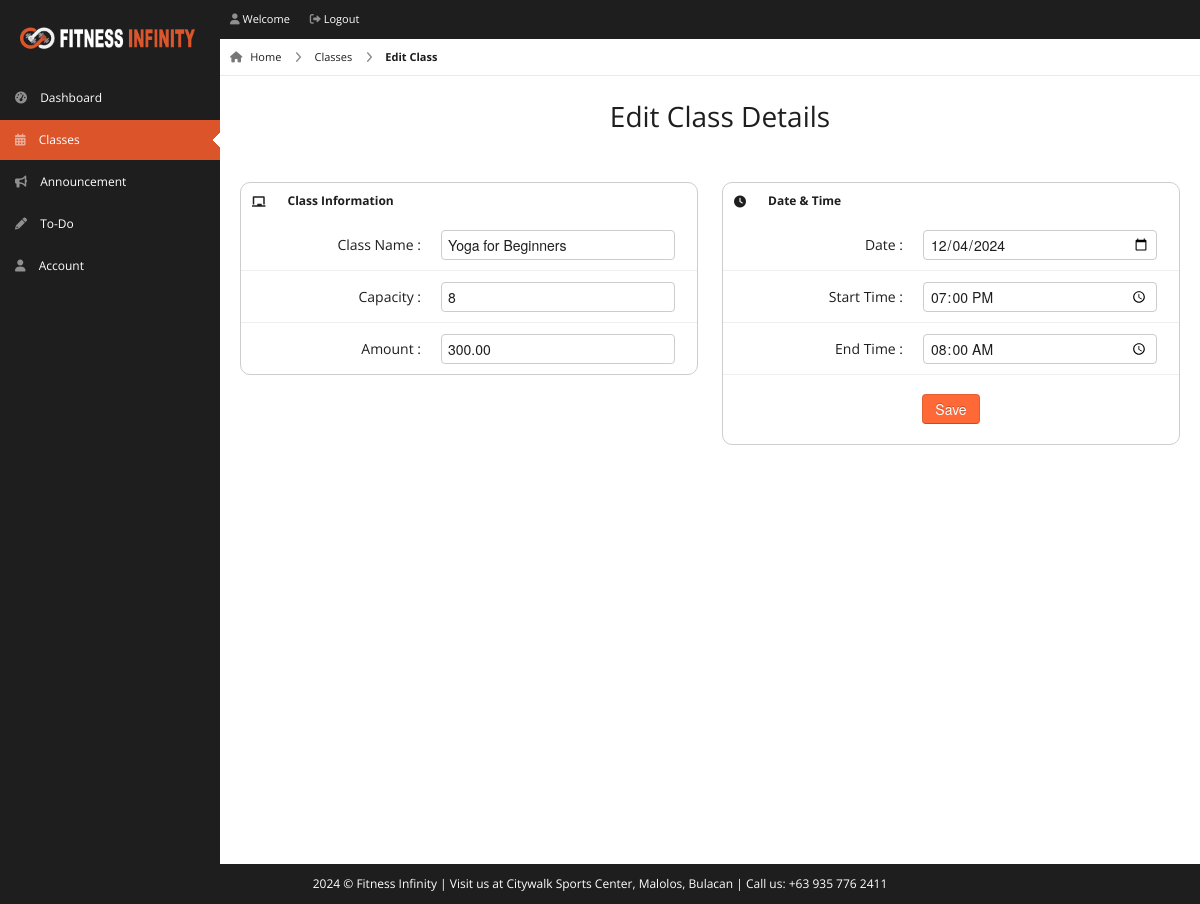
Page /pages/trainer/edit-class.php?id=15 (signed in) on the committed database.
### tables this page shows
CREATE TABLE `classes` (
  `id` int(11) NOT NULL,
  `classname` varchar(70) NOT NULL,
  `trainer` varchar(100) NOT NULL,
  `start_time` time NOT NULL,
  `end_time` time NOT NULL,
  `date` date NOT NULL,
  `capacity` int(11) NOT NULL,
  `amount` decimal(10,2) NOT NULL,
  `enrolled` int(11) NOT NULL
);

### pages/trainer/edit-class.php (the view, shortened to what this page needs)
<!DOCTYPE html>
<html lang="en">
<head>
	<link rel="stylesheet" href="../../css/bootstrap.min.css" />
	<link rel="stylesheet" href="../../css/bootstrap-responsive.min.css" />
	<link rel="stylesheet" href="../../css/fullcalendar.css" />
	<link rel="stylesheet" href="../../css/matrix-style.css" />
	<link rel="stylesheet" href="../../css/matrix-media.css" />
	<link rel="stylesheet" href="../../css/jquery.gritter.css" />
	<link rel="stylesheet" href="https://cdnjs.cloudflare.com/ajax/libs/font-awesome/6.0.0/css/all.min.css">
</head>
<body>
	<div id="header">
		<h1><a href="dashboard.html">Fitness Infinity</a></h1>
	</div>
	<?php include 'includes/topheader.php' ?>
	<?php $page = 'classes';
	include 'includes/sidebar.php' ?>
	<?php
	include 'dbcon.php';
	$id = $_GET['id'];
	$qry = "SELECT * from classes WHERE id = '$id'";
	$result = mysqli_query($con, $qry);
	while ($row = mysqli_fetch_array($result)) {
		?>
		<div id="content">
			<div id="content-header">
				<div id="breadcrumb"> <a href="index.php" title="Go to Home" class="tip-bottom"><i class="fas fa-home"></i>
						Home</a> <a href="classes.php" class="tip-bottom">Classes</a> <a href="#" class="current">Edit
						Class</a>
				</div>
				<h1 class="text-center">Edit Class Details</h1>
			</div>
			<div class="container-fluid">
				<div class="row-fluid">
					<div class="span6">
						<div class="widget-box widget-box-bordered">
							<div class="widget-title"> <span class="icon"> <i class="fas fa-chalkboard"></i> </span>
								<h5>Class Information</h5>
							</div>
							<div class="widget-content nopadding">
								<form action="edit-class-req.php" method="POST" class="form-horizontal" id="memberForm">
									<div class="control-group">
										<label class="control-label">Class Name :</label>
										<div class="controls">
											<input type="text" class="span11" name="classname" minlength="3" required
												value='<?php echo $row['classname']; ?>' />
										</div>
									</div>
									<div class="control-group">
										<label class="control-label">Capacity :</label>
										<div class="controls">
											<input type="number" class="span11" name="capacity" min="0" required
												value='<?php echo $row['capacity']; ?>' />
										</div>
									</div>
									<div class="control-group">
										<label class="control-label">Amount :</label>
										<div class="controls">
											<input type="number" class="span11" name="amount" min="0" step="0.01" required
												value='<?php echo $row['amount']; ?>' />
										</div>
									</div>
							</div>
						</div>
					</div>
					<div class="span6">
						<div class="widget-box widget-box-bordered">
							<div class="widget-title"> <span class="icon"> <i class="fas fa-clock "></i> </span>
								<h5>Date & Time</h5>
							</div>
							<div class="widget-content nopadding">
								<div class="form-horizontal">
									<div class="control-group">
										<label class="control-label">Date :</label>
										<div class="controls">
											<input type="date" class="span11" name="date"
												value='<?php echo $row['date']; ?>' required />
										</div>
									</div>
									<div class="control-group">
										<label class="control-label">Start Time :</label>
										<div class="controls">
											<input type="time" class="span11" name="start_time"
												value='<?php echo $row['start_time']; ?>' required />
										</div>
									</div>
									<div class="control-group">
										<label class="control-label">End Time :</label>
										<div class="controls">
											<input type="time" class="span11" name="end_time"
												value='<?php echo $row['end_time']; ?>' />
										</div>
									</div>
									<div class="form-actions text-center">
										<button type="submit" class="btn btn-primary">Save</button>
									</div>
								</div>
							</div>
							<?php
	}
	?>
					</div>
				</div>
			</div>
		</div>
	</div>
	<div class="row-fluid">
		<div id="footer" class="span12"> <?php echo date("Y"); ?> &copy; Fitness Infinity | Visit us at Citywalk Sports
			Center, Malolos, Bulacan | Call us: +63 935 776 2411</a> </div>
	</div>
</body>
</html>

### css/matrix-style.css (style rules this page uses)
* { outline: none !important; -moz-outline: none !important; }
html, body { height: 100%; }
body { overflow-x: hidden; margin-top: -10px; font-family: "Open Sans", sans-serif; font-size: 12px; color: #1e1e1e; }
a { color: #666; }
select, textarea, input[type="text"], input[type="password"], input[type="datetime"], input[type="datetime-local"], input[type="date"], input[type="month"], input[type="time"], input[type="week"], input[type="number"], input[type="email"], input[type="url"], input[type="search"], input[type="tel"], input[type="color"], .uneditable-input, .label, .dropdown-menu, .btn, .well, .progress, .table-bordered, .btn-group>.btn:first-child, .btn-group>.btn:last-child, .btn-group>.btn:last-child, .btn-group>.dropdown-toggle, .alert { border-radius: 4px; }
.btn, textarea, input[type="text"], input[type="password"], input[type="datetime"], input[type="datetime-local"], input[type="date"], input[type="month"], input[type="time"], input[type="week"], input[type="number"], input[type="email"], input[type="url"], input[type="search"], input[type="tel"], input[type="color"], .uneditable-input { box-shadow: none; }
.progress, .progress-success .bar, .progress .bar-success, .progress-warning .bar, .progress .bar-warning, .progress-danger .bar, .progress .bar-danger, .progress-info .bar, .progress .bar-info, .btn, .btn-primary { background-image: none; }
.form-horizontal .form-actions { padding-left: 20px; }
#footer { padding: 10px; text-align: center; }
#header { height: 77px; position: relative; width: 100%; z-index: -9; }
#header h1 { background: url("../img/logo.png") no-repeat scroll 0 0 transparent; background-size: contain; height: 31px; left: 20px; line-height: 600px; overflow: hidden; position: relative; top: 26px; width: 175px; }
#header h1 a { display: block; }
#content { background: none repeat scroll 0 0 #fff; margin-left: 220px; margin-right: 0; padding-bottom: 25px; position: relative; min-height: 100%; width: auto; }
#content-header { position: abslute; width: 100%; margin-top: -38px; z-index: 20; }
#content-header h1 { color: #1e1e1e; font-size: 28px; font-weight: normal; float: none; text-shadow: 0 1px 0 #ffffff; margin-left: 20px; position: relative; }
#content-header h1, #content-header .btn-group { margin-top: 20px; }
.container-fluid .row-fluid:first-child { margin-top: 20px; }
#breadcrumb { background-color: #fff; border-bottom: 1px solid #e3ebed; }
#breadcrumb a { padding: 8px 20px 8px 10px; display: inline-block; background-image: url("../img/breadcrumb.png"); background-position: center right; background-repeat: no-repeat; font-size: 11px; color: #1e1e1e; }
#breadcrumb a:last-child { background-image: none; }
#breadcrumb a.current { font-weight: bold; color: #1e1e1e; }
#breadcrumb a i { margin-right: 5px; opacity: 0.6; }
.widget-box { background: none repeat scroll 0 0 #fff; border-radius: 10px; clear: both; margin-top: 16px; margin-bottom: 16px; position: relative; }
.widget-box-bordered { border: 1px solid #cdcdcd; }
.widget-title, .modal-header, .table th, div.dataTables_wrapper .ui-widget-header { height: 36px; }
.widget-title span.icon { padding: 9px 10px 7px 11px; float: left; }
.widget-title h5 { color: #1e1e1e; float: left; font-size: 12px; font-weight: bold; padding: 12px; line-height: 12px; margin: 0; }
.widget-content { padding: 15px; }
.nopadding { padding: 0 !important; }
form { margin-bottom: 0; }
.form-horizontal .control-group { border-top: 1px solid #ffffff; border-bottom: 1px solid #eeeeee; margin-bottom: 0; }
.form-horizontal .control-group:last-child { border-bottom: 0; }
.form-horizontal .control-label { padding-top: 15px; width: 180px; }
.form-horizontal .controls { margin-left: 200px; padding: 10px 0; }
.form-horizontal .form-actions { margin-top: 0; margin-bottom: 0; }
#footer { color: #fff; }

### css/matrix-media.css (style rules this page uses)
body { background: #1e1e1e; }
#header { background-color: #1e1e1e; margin-top: 10px; }

### rows in the picture
classes: classname "Yoga for Beginners", capacity "8", amount "300.00", date "12/04/2024", start_time "19:00:00", end_time "08:00:00"
